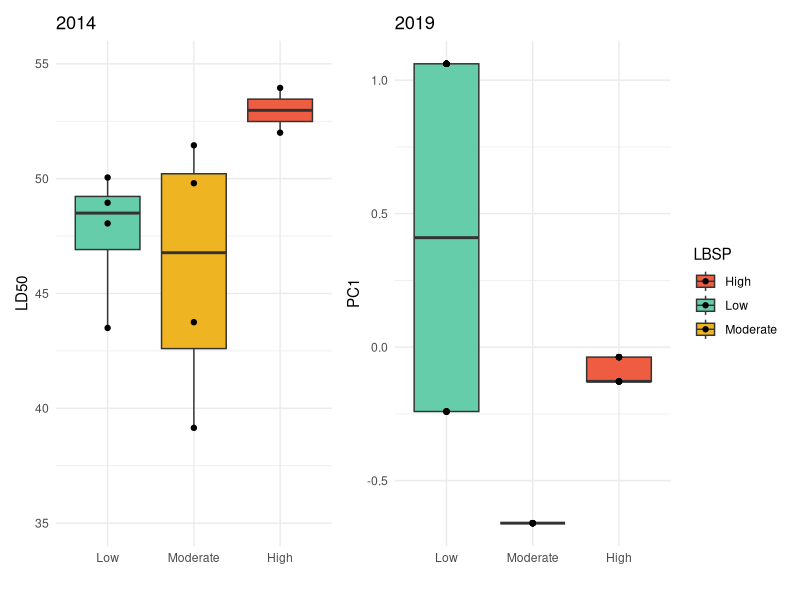
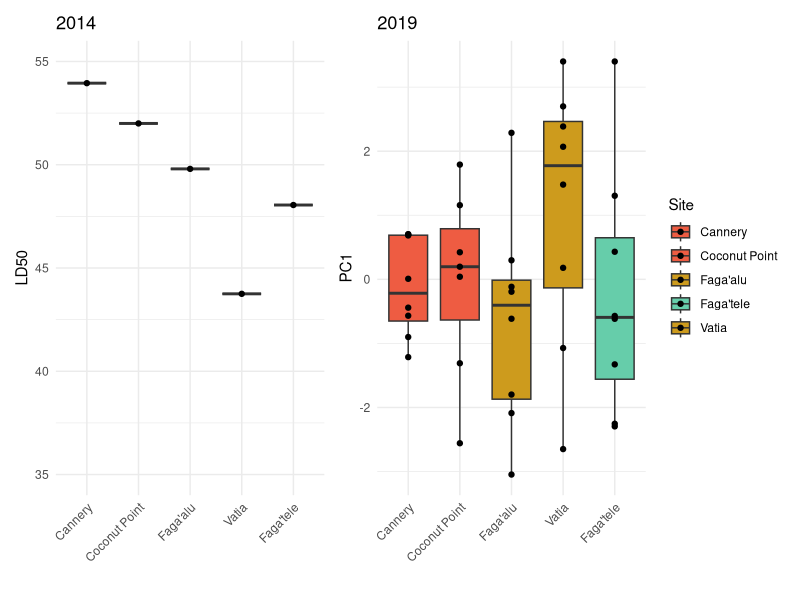
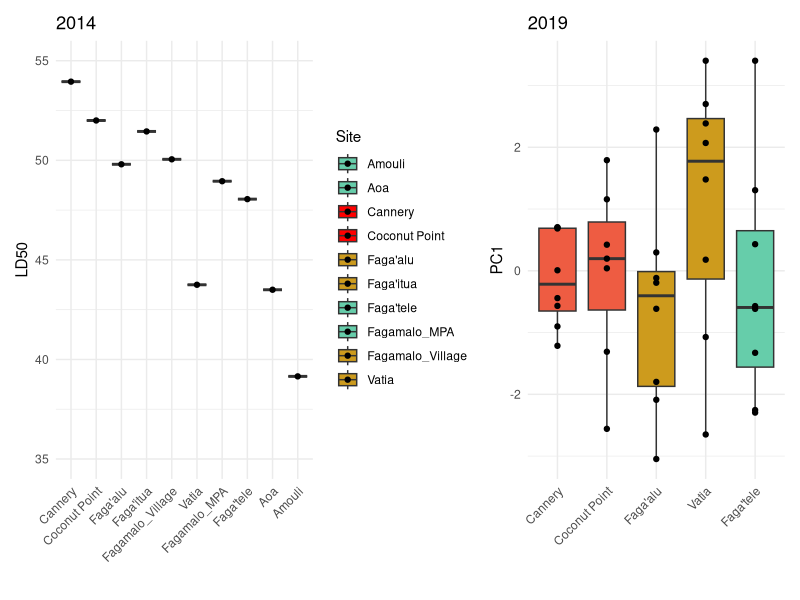

These charts were generated, in order, by the following R code:
## ---- chunk 1
setwd("/Users/Melissa/Desktop/GitHub/CBASS_bleachingdata/CRCP_2014/")
rm( list = ls())
graphics.off()
library("ggplot2")
library("tidyverse")
library("patchwork")
## ---- chunk 2
y14 <- read.csv("ThermalResistance_SpeciesBySite.csv")
y19 <- read.csv("UniqueColony_SCLERAModeling_2019_v1.5.csv")

#y14 select only hyacinthus, only from july 
y14 <- y14 %>%
  filter(Species == "Acropora hyacinthus") %>%
  filter(grepl("07", Species.Site.Season))

#Make site names consistent
y14$Site[y14$Site == "FagaAlu"] <- "Faga'alu"
y14$Site[y14$Site == "CoconutPt"] <- "Coconut Point"
y14$Site[y14$Site == "Fagatele"] <- "Faga'tele"
y14$Site[y14$Site == "Fagaitua"] <- "Faga'itua"


#change y19 to say moderate instead of medium
y19$LBSP <- gsub("Medium", "Moderate", y19$LBSP)

#change vatia to moderate pollution
#y19$LBSP[y19$Site == "Vatia"] <- "Moderate"       

sitelevely19 <- y19 %>%
  group_by(Site) %>%
  summarize(Phenotype.X0.PC1_mean =  mean(Phenotype.X0.PC1), LBSP = LBSP)

sitelevely19
## ---- chunk 3

p14 <- ggplot(y14, aes(LBSP_Category,LD50, fill = LBSP_Category)) + geom_boxplot() + scale_x_discrete(limits = c("Low", "Moderate", "High")) + xlab("") + ylab("LD50") + theme_minimal() + ylim(35,55) + scale_fill_manual(values = c("tomato2","aquamarine3", "goldenrod2" )) + geom_point() + theme(legend.position="none") + ggtitle("2014")

p19 <- ggplot(sitelevely19, aes(LBSP,Phenotype.X0.PC1_mean, fill = LBSP)) + geom_boxplot() + scale_x_discrete(limits = c("Low", "Moderate", "High")) + xlab("") + ylab("PC1") + theme_minimal() + geom_point()+ scale_fill_manual(values = c("tomato2","aquamarine3", "goldenrod2" )) + theme(legend.position="right")+ ggtitle("2019")

p14 + p19
## ---- chunk 4

y14_5sites <- y14 %>%
  filter(Site == "Cannery" | Site =="Coconut Point" |Site == "Faga'alu" | Site =="Vatia" |Site == "Faga'tele")

p14 <- ggplot(y14_5sites, aes(Site,LD50, fill = Site)) + geom_boxplot()  + xlab("") + ylab("LD50") + theme_minimal() + ylim(35,55) + geom_point() + scale_x_discrete(limits = c("Cannery", "Coconut Point", "Faga'alu", "Vatia", "Faga'tele"))+ theme(axis.text.x = element_text(angle = 45, hjust = 1))+ ggtitle("2014")+ scale_fill_manual(values = c("tomato2","tomato2", "goldenrod3", "aquamarine3","goldenrod3")) + theme(legend.position="none")

p19 <- ggplot(y19, aes(Site,Phenotype.X0.PC1, fill = Site)) + geom_boxplot() + xlab("") + ylab("PC1") + theme_minimal() + geom_point() + scale_x_discrete(limits = c("Cannery", "Coconut Point", "Faga'alu", "Vatia", "Faga'tele"))+ theme(axis.text.x = element_text(angle = 45, hjust = 1)) + ggtitle("2019")+ scale_fill_manual(values = c("tomato2","tomato2", "goldenrod3", "aquamarine3","goldenrod3" ))

p14 + p19
## ---- chunk 5
#rearrange levels for graphing
p14$Site <- factor(p14$Site, levels = c("Cannery", "Coconut Point", "Faga'alu", "Faga'itua", "Fagamalo_Village", "Vatia", "Fagamalo_MPA","Faga'tele","Aoa" , "Amouli"))

p14 <- ggplot(y14, aes(Site,LD50, fill = Site)) + geom_boxplot()  + xlab("") + ylab("LD50") + theme_minimal() + ylim(35,55) + geom_point() + scale_x_discrete(limits = c("Cannery", "Coconut Point", "Faga'alu", "Faga'itua", "Fagamalo_Village", "Vatia", "Fagamalo_MPA","Faga'tele","Aoa" , "Amouli"))+ theme(axis.text.x = element_text(angle = 45, hjust = 1)) + theme(legend.position="right") + ggtitle("2014") + scale_fill_manual(values = c("aquamarine3","aquamarine3", "red","red", "goldenrod3", "goldenrod3","aquamarine3","aquamarine3", "goldenrod3", "goldenrod3" ))

p19 <- ggplot(y19, aes(Site,Phenotype.X0.PC1, fill = Site)) + geom_boxplot() + xlab("") + ylab("PC1") + theme_minimal() + geom_point() + scale_x_discrete(limits = c("Cannery", "Coconut Point", "Faga'alu", "Vatia", "Faga'tele"))+ theme(axis.text.x = element_text(angle = 45, hjust = 1)) + theme(legend.position="none") + ggtitle("2019") + scale_fill_manual(values = c("tomato2","tomato2", "goldenrod3", "aquamarine3","goldenrod3" ))

p14 + p19
